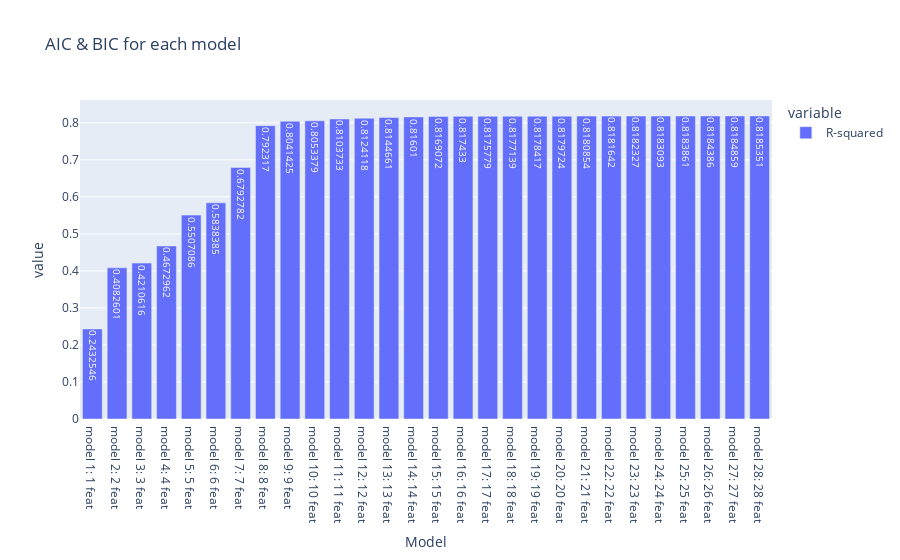

The code cell stored with this chart in its notebook:
### Code cell
px.bar(model_results_FR, x='Model', y=[
       'R-squared'], title='AIC & BIC for each model', barmode='group', text_auto=True)

### Figure 1 — Plotly figure (JSON) as saved in the notebook; plotly's stock layout.template omitted (floating-point values rounded to 4 significant figures)
{"data": [{"alignmentgroup": "True", "hovertemplate": "variable=R-squared<br>Model=%{x}<br>value=%{y}<extra></extra>", "legendgroup": "R-squared", "marker": {"color": "#636efa", "pattern": {"shape": ""}}, "name": "R-squared", "offsetgroup": "R-squared", "orientation": "v", "showlegend": true, "textposition": "auto", "texttemplate": "%{y}", "type": "bar", "x": ["model 1: 1 feat", "model 2: 2 feat", "model 3: 3 feat", "model 4: 4 feat", "model 5: 5 feat", "model 6: 6 feat", "model 7: 7 feat", "model 8: 8 feat", "model 9: 9 feat", "model 10: 10 feat", "model 11: 11 feat", "model 12: 12 feat", "model 13: 13 feat", "model 14: 14 feat", "model 15: 15 feat", "model 16: 16 feat", "model 17: 17 feat", "model 18: 18 feat", "model 19: 19 feat", "model 20: 20 feat", "model 21: 21 feat", "model 22: 22 feat", "model 23: 23 feat", "model 24: 24 feat", "model 25: 25 feat", "model 26: 26 feat", "model 27: 27 feat", "model 28: 28 feat"], "xaxis": "x", "y": [0.2433, 0.4083, 0.4211, 0.4673, 0.5507, 0.5838, 0.6793, 0.7923, 0.8041, 0.8053, 0.8104, 0.8124, 0.8145, 0.816, 0.8169, 0.8174, 0.8176, 0.8177, 0.8178, 0.818, 0.8181, 0.8182, 0.8182, 0.8183, 0.8184, 0.8184, 0.8185, 0.8185], "yaxis": "y"}], "layout": {"barmode": "group", "legend": {"title": {"text": "variable"}, "tracegroupgap": 0}, "title": {"text": "AIC & BIC for each model"}, "xaxis": {"anchor": "y", "domain": [0, 1], "title": {"text": "Model"}}, "yaxis": {"anchor": "x", "domain": [0, 1], "title": {"text": "value"}}}}
